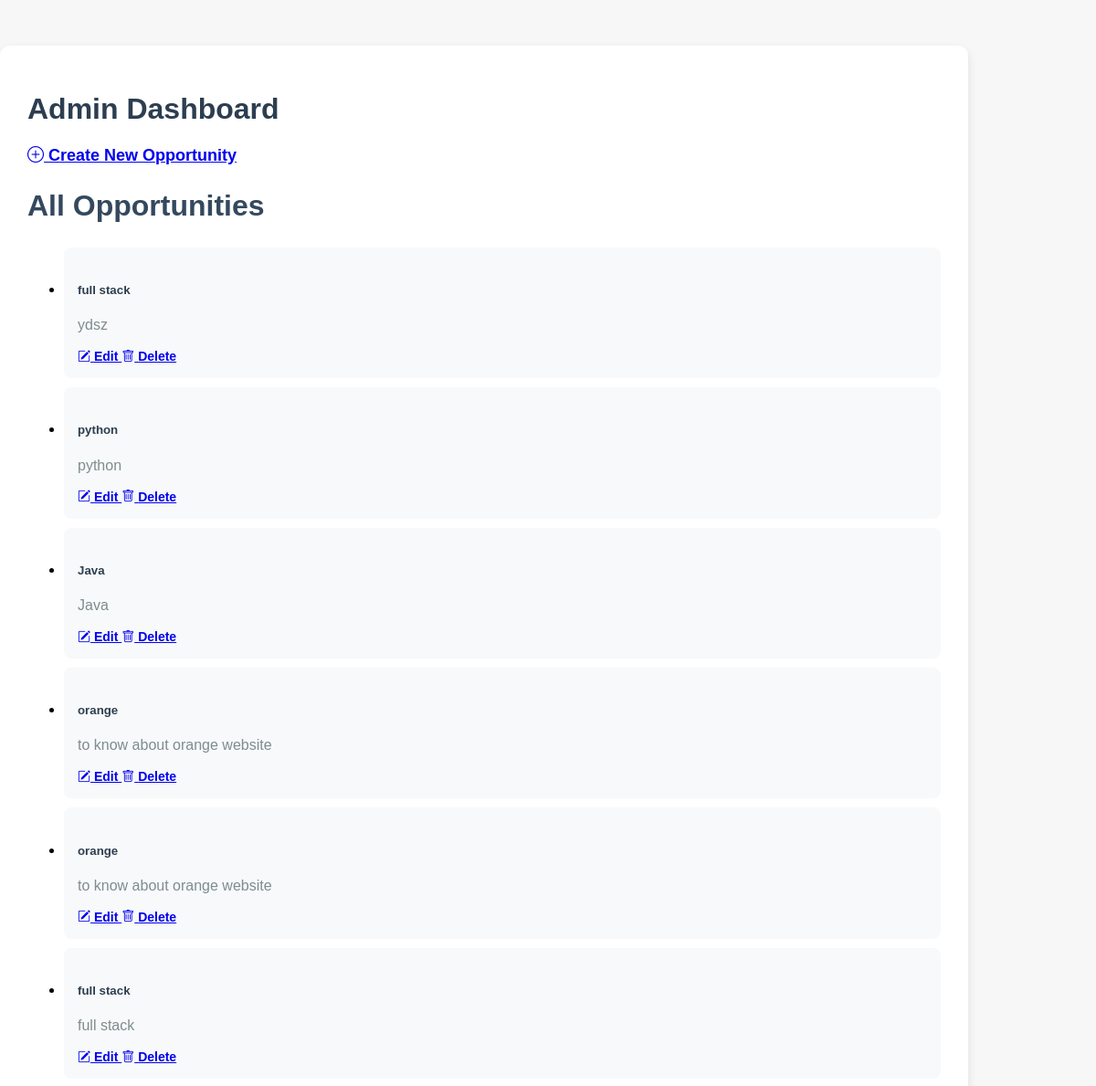
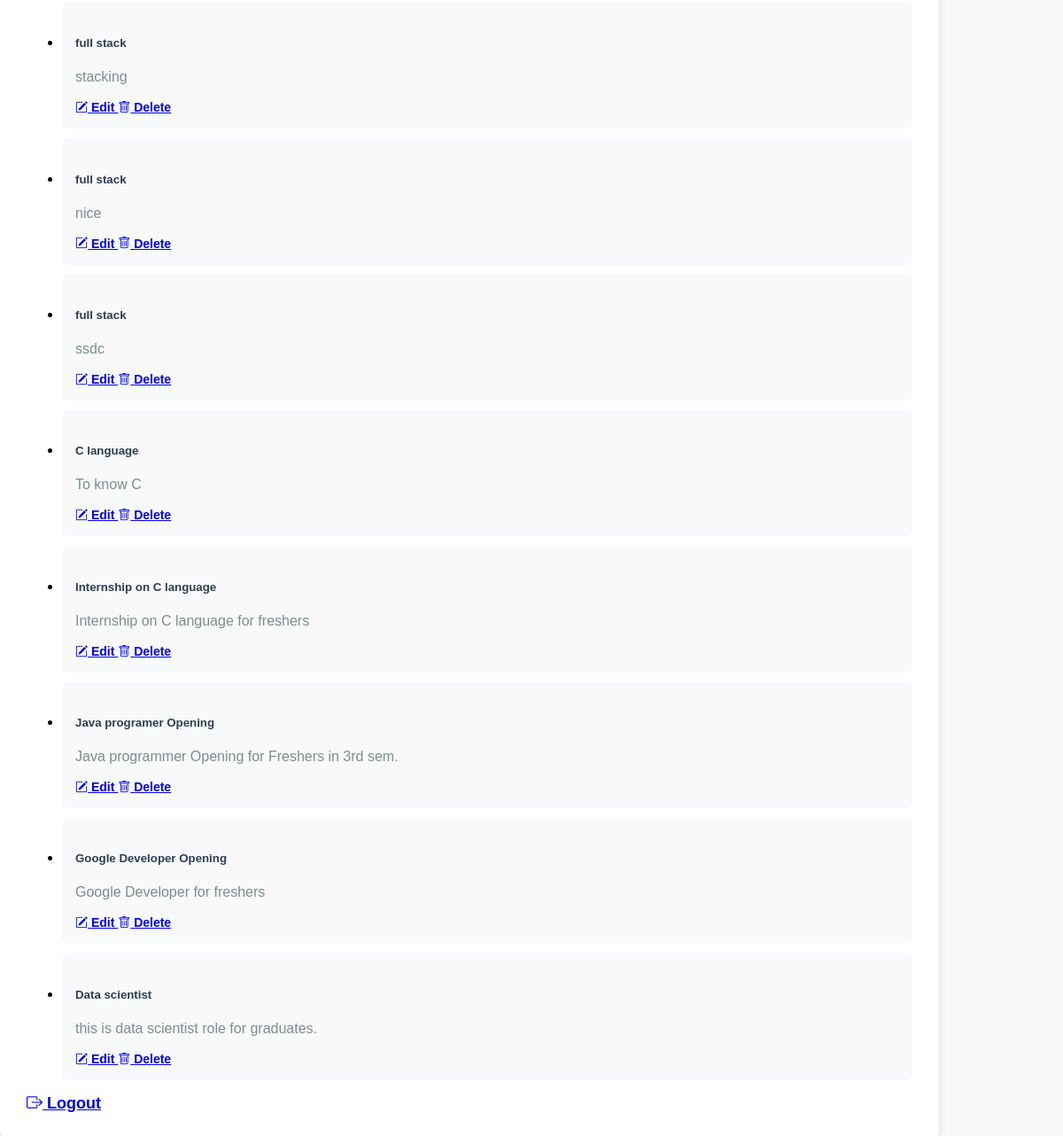
/dashboard_admin (signed in), run on the app's committed database (2 pictures, top to bottom).
### app/models.py (models this page shows, shortened)
class Opportunity(db.Model):
    __tablename__ = 'opportunity'
    id = db.Column(db.Integer, primary_key=True)
    title = db.Column(db.String(100), nullable=False)
    description = db.Column(db.String(500), nullable=False)
    skills_required = db.Column(db.String(200), nullable=False)
    posted_date = db.Column(db.DateTime, nullable=False, default=datetime.utcnow)

### app/routes.py (the view)
@main.route('/dashboard_admin')
def dashboard_admin():
    if 'user_id' not in session:
        flash('You need to log in first.', 'warning')
        return redirect(url_for('main.login_admin'))
    user = User.query.get(session['user_id'])
    opportunities = Opportunity.query.all()
    return render_template('dashboard2.html', opportunities=opportunities)

### app/templates/dashboard2.html (shortened to what this page needs)
<!DOCTYPE html>
<html lang="en">
<head>
    <link href="https://cdn.jsdelivr.net/npm/bootstrap-icons/font/bootstrap-icons.css" rel="stylesheet">
    <link href="{{ url_for('static', filename='css/style.css') }}" rel="stylesheet">
</head>
<body>
<div class="container mt-5 p-5 bg-light shadow-lg rounded">
    <h1 class="text-center mb-4" style="color: #2c3e50; font-weight: bold;">Admin Dashboard</h1>
    <div class="d-flex justify-content-between mb-4">
        <a href="{{ url_for('main.create_opportunity') }}"
           class="btn btn-outline-primary px-4 py-2"
           style="font-size: 18px; font-weight: bold; border-radius: 8px;">
            <i class="bi bi-plus-circle"></i> Create New Opportunity
        </a>
    </div>
    <div class="opportunities-section bg-white p-4 rounded shadow-sm">
        <h2 class="mb-3" style="color: #34495e; font-weight: bold;">All Opportunities</h2>
        <ul class="list-group">
            {% for opportunity in opportunities %}
                <li class="list-group-item d-flex justify-content-between align-items-center"
                    style="border: none; padding: 15px; background-color: #f8f9fa; border-radius: 8px; margin-bottom: 10px;">
                    <div>
                        <h5 style="color: #2c3e50; font-weight: bold;">{{ opportunity.title }}</h5>
                        <p style="color: #7f8c8d;">{{ opportunity.description }}</p>
                    </div>
                    <div>
                        <a href="#"
                           class="btn btn-outline-primary btn-sm me-2"
                           style="font-size: 14px; font-weight: bold;">
                            <i class="bi bi-pencil-square"></i> Edit
                        </a>
                        <a href="#"
                           class="btn btn-outline-danger btn-sm"
                           style="font-size: 14px; font-weight: bold;">
                            <i class="bi bi-trash"></i> Delete
                        </a>
                    </div>
                </li>
            {% else %}
                <li class="list-group-item text-center text-muted"
                    style="background-color: #f8f9fa; padding: 20px; font-size: 16px;">
                    No opportunities available.
                </li>
            {% endfor %}
        </ul>
    </div>
    <div class="text-center mt-4">
        <a href="{{ url_for('main.logout') }}"
           class="btn btn-danger px-4 py-2"
           style="font-size: 18px; font-weight: bold; border-radius: 8px;">
            <i class="bi bi-box-arrow-right"></i> Logout
        </a>
    </div>
</div>
</body>
</html>

### app/static/css/style.css (style rules this page uses)
body { font-family: 'Arial', sans-serif; background-color: #f7f7f7; margin: 0; padding: 0; }
.container { max-width: 600px; background-color: #fff; border-radius: 10px; box-shadow: 0 4px 10px rgba(0, 0, 0, 0.1); padding: 30px; margin-top: 50px; }
h1,h2 { color: #333; font-size: 32px; font-weight: bold; }
.container { max-width: 1000px; }

### data on the page
Opportunity: title "full stack", description "ydsz"
Opportunity: title "python", description "python"
Opportunity: title "Java", description "Java"
Opportunity: title "orange", description "to know about orange website"
Opportunity: title "orange", description "to know about orange website"
Opportunity: title "full stack", description "full stack"
Opportunity: title "full stack", description "stacking"
Opportunity: title "full stack", description "nice"
Opportunity: title "full stack", description "ssdc"
Opportunity: title "C language", description "To know C"
Opportunity: title "Internship on C language", description "Internship on C language for freshers"
Opportunity: title "Java programer Opening", description "Java programmer Opening for Freshers in 3rd sem."
Opportunity: title "Google Developer Opening", description "Google Developer for freshers"
Opportunity: title "Data scientist", description "this is data scientist role for graduates."
